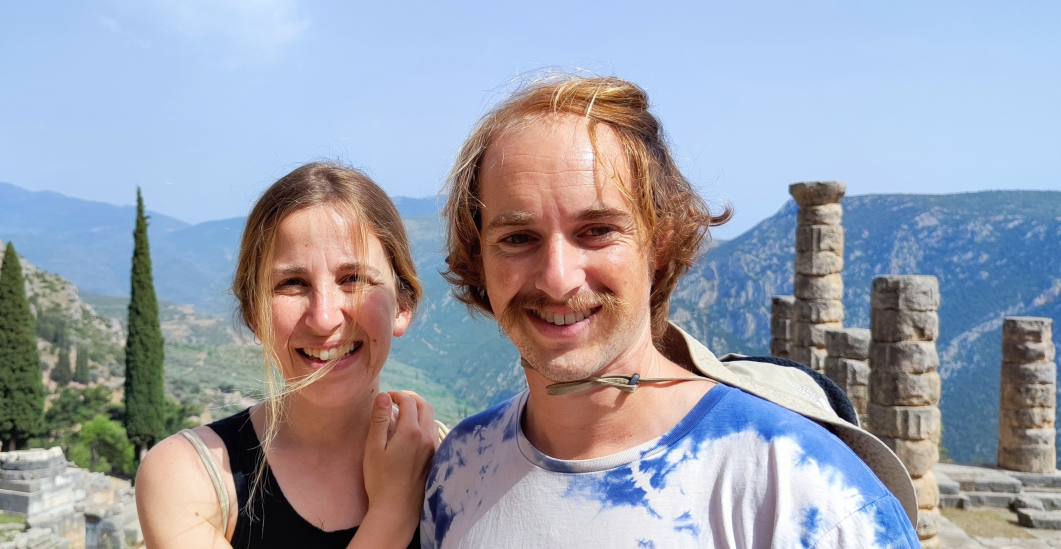
#> input picture Image2Pixel/img.jpg, 3181 x 1646 px (shown at 1/3 size)
$ python -i converter.py   (imports and definitions only)
#> lines starting #> are read from the running program, lines starting #| are printed output that depends on the picture
#> further down, picture is the input picture: shape (1646, 3181, 3); mean B, G, R 171.2, 158.9, 154.9
import cv2
import numpy as np
from PIL.ImImagePlugin import number
from sklearn.cluster import KMeans

# [48 lines left out: function create_numbered_img, not called in this run]

def create_mosaic(image, num_tiles_wide=96, num_tones=6):
    # Convert to grayscale
#> called with num_tiles_wide = 96, num_tones = 6
    gray = cv2.cvtColor(image, cv2.COLOR_BGR2GRAY)
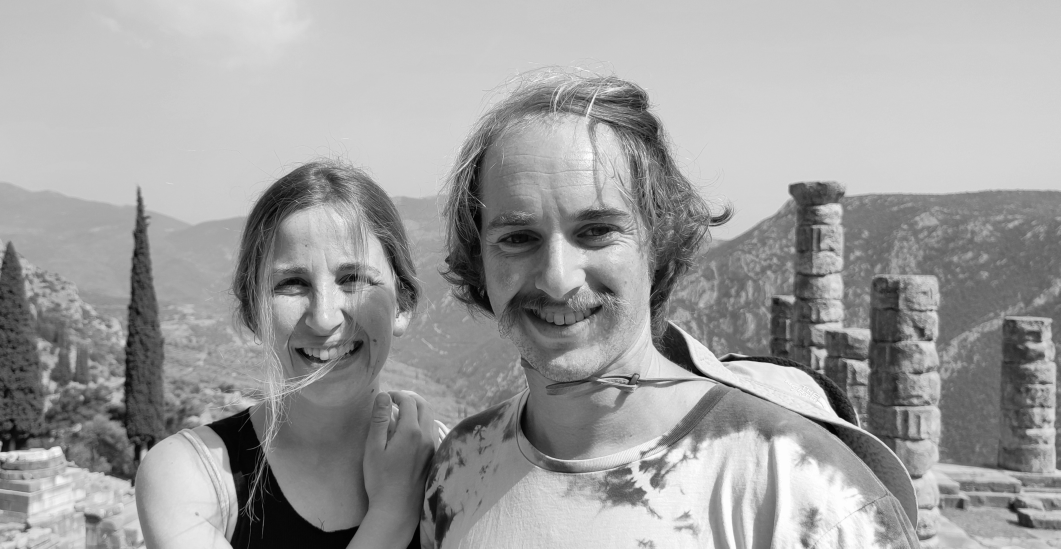
#> gray: shape (1646, 3181) (shown at 1/3 size); min 0, max 255, mean 159.1

    # Compute output mosaic size
    h, w = gray.shape
#> h = 1646; w = 3181
    aspect_ratio = h / w
#> aspect_ratio = 0.517
    num_tiles_high = int(num_tiles_wide * aspect_ratio)
#> num_tiles_high = 49

    # Resize to tile resolution
    small = cv2.resize(gray, (num_tiles_wide, num_tiles_high), interpolation=cv2.INTER_AREA)
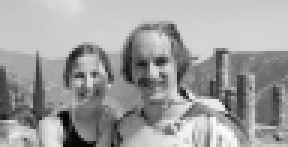
#> small: shape (49, 96) (shown 3 times larger); min 5, max 251, mean 159.1

    # Quantize grayscale to num_tones
    bins = np.linspace(0, 256, num_tones + 1, endpoint=True)
    digitized = np.digitize(small, bins) - 1
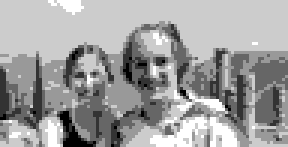
#> digitized: shape (49, 96) int64 (shown 3 times larger); min 0, max 5, mean 3.13; drawn with min black and max white
    levels = (255 * digitized / (num_tones - 1)).astype(np.uint8)
    palette = cv2.cvtColor(np.unique(levels), cv2.COLOR_GRAY2BGR).squeeze()
#> palette = [[0, 0, 0], [51, 51, 51], [102, 102, 102], [153, 153, 153], [204, 204, 204], [255, 255, 255]]
    mosaic = cv2.cvtColor(levels, cv2.COLOR_GRAY2BGR)

    return image, mosaic, palette, small.shape

# [61 lines left out: functions resize_image, denoise_image, quantize_colors_lab, convert_to_pixel_art, quantize_to_custom_palette, not called in this run]

>>> import cv2
>>> picture = cv2.imread('img.jpg')
>>> result = create_mosaic(picture)
